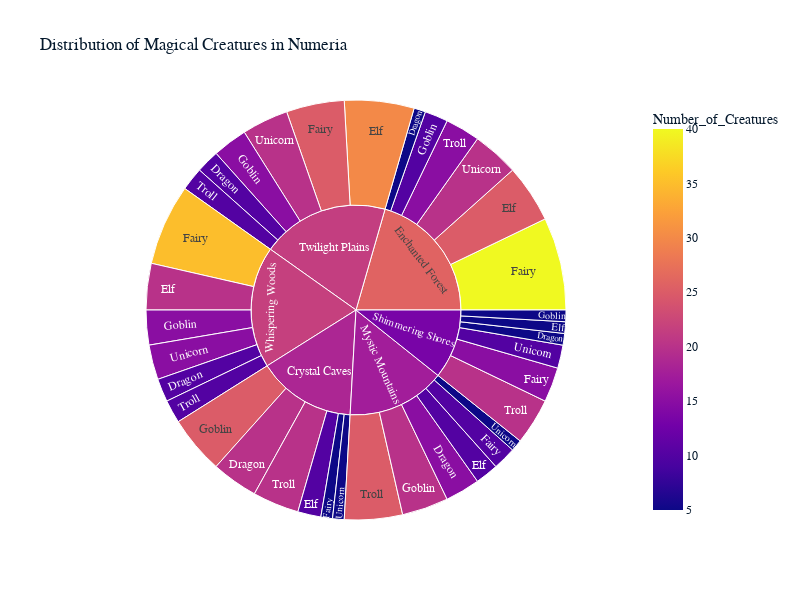

This figure's notebook cell:
### Markdown cell above
**The Vibrant Realms of Numeria**

The magical kingdoms of Numeria each flourish with their unique blend of creatures. The Enchanted Forest, a central realm, remains the heart of fairy life with 40 individuals, surrounded by elves and goblins. Twilight Plains and Whispering Woods similarly showcase a rich variety of creatures, from unicorns to dragons. The Crystal Caves and Mystic Mountains maintain balanced mixes of trolls and goblins, while Shimmering Shores, despite its smaller size, retains a harmonious diversity with a spread of all creature types. Together, these regions paint a vivid picture of Numeria’s magical diversity and balance.

### Code cell
# Create the Sunburst Chart
fig = px.sunburst(
    data,
    path=['Kingdom', 'CreatureType'],  # Define the hierarchical structure
    values='Number_of_Creatures',       # Define the values for each segment
    title='Distribution of Magical Creatures in Numeria',
    color='Number_of_Creatures',        # Use the number of creatures to define colors
    color_continuous_scale=px.colors.sequential.Plasma  # Set a beautiful color scale
)

# Set the size of the chart
fig.update_layout(
    width=800,  # Set the width of the chart
    height=600  # Set the height of the chart
)

# Show the figure
fig.show()

### Figure 1 — Plotly figure (JSON) as saved in the notebook; plotly's stock layout.template omitted (floating-point values rounded to 4 significant figures)
{"data": [{"branchvalues": "total", "customdata": [[20], [5], [15], [5], [10], [10], [10], [25], [10], [5], [30], [20], [5], [40], [10], [15], [25], [35], [25], [10], [20], [5], [15], [15], [20], [15], [25], [20], [10], [10], [5], [20], [5], [10], [20], [15], [18.53], [25.87], [17.35], [13.33], [21.36], [21.67]], "domain": {"x": [0, 1], "y": [0, 1]}, "hovertemplate": "labels=%{label}<br>Number_of_Creatures_sum=%{value}<br>parent=%{parent}<br>id=%{id}<br>Number_of_Creatures=%{color}<extra></extra>", "ids": ["Crystal Caves/Dragon", "Enchanted Forest/Dragon", "Mystic Mountains/Dragon", "Shimmering Shores/Dragon", "Twilight Plains/Dragon", "Whispering Woods/Dragon", "Crystal Caves/Elf", "Enchanted Forest/Elf", "Mystic Mountains/Elf", "Shimmering Shores/Elf", "Twilight Plains/Elf", "Whispering Woods/Elf", "Crystal Caves/Fairy", "Enchanted Forest/Fairy", "Mystic Mountains/Fairy", "Shimmering Shores/Fairy", "Twilight Plains/Fairy", "Whispering Woods/Fairy", "Crystal Caves/Goblin", "Enchanted Forest/Goblin", "Mystic Mountains/Goblin", "Shimmering Shores/Goblin", "Twilight Plains/Goblin", "Whispering Woods/Goblin", "Crystal Caves/Troll", "Enchanted Forest/Troll", "Mystic Mountains/Troll", "Shimmering Shores/Troll", "Twilight Plains/Troll", "Whispering Woods/Troll", "Crystal Caves/Unicorn", "Enchanted Forest/Unicorn", "Mystic Mountains/Unicorn", "Shimmering Shores/Unicorn", "Twilight Plains/Unicorn", "Whispering Woods/Unicorn", "Crystal Caves", "Enchanted Forest", "Mystic Mountains", "Shimmering Shores", "Twilight Plains", "Whispering Woods"], "labels": ["Dragon", "Dragon", "Dragon", "Dragon", "Dragon", "Dragon", "Elf", "Elf", "Elf", "Elf", "Elf", "Elf", "Fairy", "Fairy", "Fairy", "Fairy", "Fairy", "Fairy", "Goblin", "Goblin", "Goblin", "Goblin", "Goblin", "Goblin", "Troll", "Troll", "Troll", "Troll", "Troll", "Troll", "Unicorn", "Unicorn", "Unicorn", "Unicorn", "Unicorn", "Unicorn", "Crystal Caves", "Enchanted Forest", "Mystic Mountains", "Shimmering Shores", "Twilight Plains", "Whispering Woods"], "marker": {"coloraxis": "coloraxis", "colors": [20, 5, 15, 5, 10, 10, 10, 25, 10, 5, 30, 20, 5, 40, 10, 15, 25, 35, 25, 10, 20, 5, 15, 15, 20, 15, 25, 20, 10, 10, 5, 20, 5, 10, 20, 15, 18.53, 25.87, 17.35, 13.33, 21.36, 21.67]}, "name": "", "parents": ["Crystal Caves", "Enchanted Forest", "Mystic Mountains", "Shimmering Shores", "Twilight Plains", "Whispering Woods", "Crystal Caves", "Enchanted Forest", "Mystic Mountains", "Shimmering Shores", "Twilight Plains", "Whispering Woods", "Crystal Caves", "Enchanted Forest", "Mystic Mountains", "Shimmering Shores", "Twilight Plains", "Whispering Woods", "Crystal Caves", "Enchanted Forest", "Mystic Mountains", "Shimmering Shores", "Twilight Plains", "Whispering Woods", "Crystal Caves", "Enchanted Forest", "Mystic Mountains", "Shimmering Shores", "Twilight Plains", "Whispering Woods", "Crystal Caves", "Enchanted Forest", "Mystic Mountains", "Shimmering Shores", "Twilight Plains", "Whispering Woods", "", "", "", "", "", ""], "values": [20, 5, 15, 5, 10, 10, 10, 25, 10, 5, 30, 20, 5, 40, 10, 15, 25, 35, 25, 10, 20, 5, 15, 15, 20, 15, 25, 20, 10, 10, 5, 20, 5, 10, 20, 15, 85, 115, 85, 60, 110, 105], "type": "sunburst"}], "layout": {"coloraxis": {"colorbar": {"title": {"text": "Number_of_Creatures"}}, "colorscale": [[0, "#0d0887"], [0.1111, "#46039f"], [0.2222, "#7201a8"], [0.3333, "#9c179e"], [0.4444, "#bd3786"], [0.5556, "#d8576b"], [0.6667, "#ed7953"], [0.7778, "#fb9f3a"], [0.8889, "#fdca26"], [1, "#f0f921"]]}, "legend": {"tracegroupgap": 0}, "title": {"text": "Distribution of Magical Creatures in Numeria"}, "width": 800, "height": 600}}
